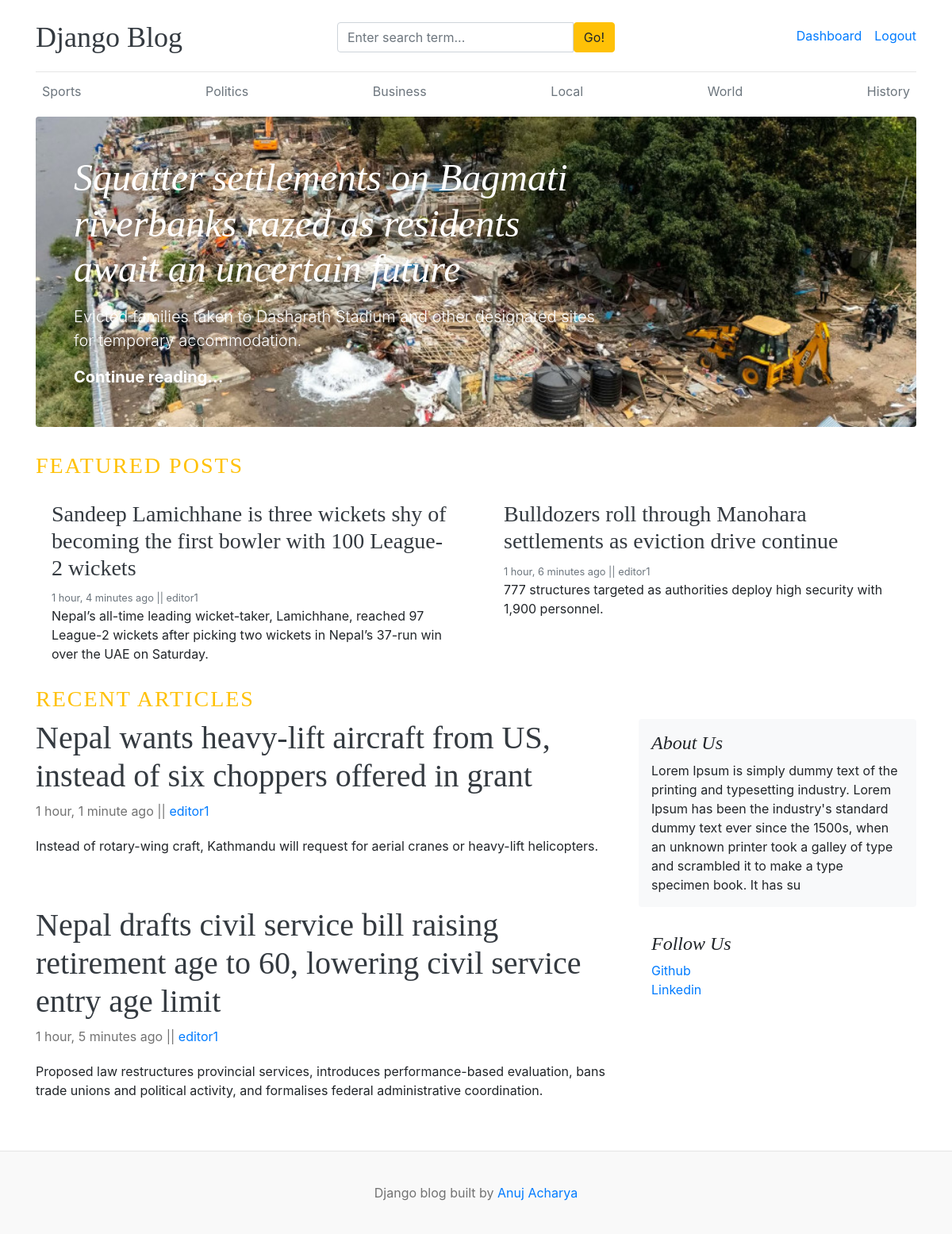
The app's page / (signed in) with its own data.
### blogs/models.py (models this page shows, shortened)
class Category(models.Model):
    category_name = models.CharField(max_length=100, unique=True)
    created_at = models.DateTimeField(auto_now_add=True)
    updated_at = models.DateTimeField(auto_now=True)
    class Meta:
        verbose_name_plural = 'categories'

class Blog(models.Model):
     title = models.CharField(max_length=100)
     slug = models.SlugField(max_length=150, unique=True, blank=True)
     category = models.ForeignKey(Category, on_delete=models.CASCADE)
     author = models.ForeignKey(User, on_delete=models.CASCADE)
     featured_image = models.ImageField(upload_to='uploads/')
     short_description = models.TextField(max_length=500)
     blog_body = models.TextField(max_length=6000)
     status= models.CharField(max_length=100, choices=STATUS_CHOICES , default="Draft")
     is_featured = models.BooleanField(default=False)
     created_at = models.DateTimeField(auto_now_add=True)
     updated_at = models.DateTimeField(auto_now=True)

### assignments/models.py (models this page shows, shortened)
class About(models.Model):
    about_heading = models.CharField(max_length=25)
    about_description = models.TextField(max_length=255)
    created_at = models.DateTimeField(auto_now_add=True)
    updated_at = models.DateTimeField(auto_now=True)
    class Meta:
        verbose_name_plural = 'About'

class SocialLink(models.Model):
    name = models.CharField(max_length=25)
    url = models.URLField(max_length=255)
    created_at = models.DateTimeField(auto_now_add=True)
    updated_at = models.DateTimeField(auto_now=True)

### blog_main/views.py (the view)
# urls.py: 2. Add a URL to urlpatterns:  path('', views.home, name='home')
def home(request):
    featured_post = Blog.objects.filter(is_featured = True, status = 'Published').order_by('-updated_at')
    post = Blog.objects.filter(is_featured = False, status = 'Published').order_by('-updated_at')
    try:
        about = About.objects.get()
    except:
        about = None
    context = {
        'featured_posts': featured_post,
        'posts': post,
        'about': about,
    }
    return render(request, 'home.html', context)

### blogs/context_processors.py (called while the page is built)
def get_categories(request):
    categories = Category.objects.all()
    return dict(categories  = categories)

def get_social_links(request):
    social_links = SocialLink.objects.all()
    return dict(social_links=social_links)

### templates/home.html
{% extends 'base.html' %}
{% block content %}
{% for post in featured_posts %}
{% if forloop.first %}
<div class="jumbotron p-3 p-md-5 text-white rounded bg-dark"
     style="background-image: url('{{ post.featured_image.url }}');
            background-size: cover;
            background-position: center;
            background-repeat: no-repeat;">
    <div class="col-md-8 px-0">
      <h1 class="display-4 font-italic">{{post.title}}</h1>
      <p class="lead my-3">{{post.short_description | truncatewords:25}}</p>
      <p class="lead mb-0"><a href="{% url 'blogs' post.slug %}" class="text-white font-weight-bold">Continue reading...</a></p>
    </div>
  </div>
  {% endif %}
{% endfor %}
<h3 class="text-uppercase text-warning" style="letter-spacing: 2px;">Featured Posts</h3>
  <div class="row mb-2">
    {% for post in featured_posts %}
    {% if not forloop.first %}
    <div class="col-md-6">
      <div class="card border-0" >
        <div class="card-body">
          <h3> <a href="{% url 'blogs' post.slug %}" class="text-dark"> {{post.title}}</a></h3>
          <small class="mb-1 text-muted">{{post.created_at | timesince}} ago    ||  {{post.author}}</small>
          <p class="card-text">{{post.short_description | truncatewords:25}}</p>
        </div>
      </div>
    </div>
    {% endif %}
       {% endfor %}
  </div>
  <main role="main" class="container p-0">
<h3 class="text-uppercase text-warning" style="letter-spacing: 2px;">Recent Articles</h3>
    <div class="row">
      <div class="col-md-8 blog-main">
{% for post in posts %}
        <div class="blog-post">
          <h2 class="blog-post-title"> <a href="{% url 'blogs' post.slug %}" class="text-dark">{{post.title}}</a>  </h2>
          <p class="blog-post-meta">{{post.created_at | timesince}} ago    ||   <a href="#">{{post.author}}</a></p>
<p>{{post.short_description| truncatewords:25 }}</p>
        </div>
        {% endfor %}
      </div>
      <aside class="col-md-4 blog-sidebar">
        <div class="p-3 mb-3 bg-light rounded">
          <h4 class="font-italic">{{ about.about_heading }}</h4>
          <p class="mb-0">{{ about.about_description }}</p>
        </div>
        {% if social_links %}
        <div class="p-3">
          <h4 class="font-italic">Follow Us</h4>
          <ol class="list-unstyled">
            {% for link in social_links %}
            <li><a href="{{ link.url }}" target="_blank">{{ link.name }}</a></li>
            {% endfor %}
          </ol>
        </div>
        {% endif %}
      </aside>
    </div>
  </main>
</div>
{% endblock  %}

### templates/base.html (shortened to what this page needs)
{% load static %}
<!DOCTYPE html>
<html lang="en">
<head>
    <link href="https://getbootstrap.com/docs/4.0/dist/css/bootstrap.min.css" rel="stylesheet">
    <link href="{% static 'css/blog.css' %}" rel="stylesheet">
    <link rel="stylesheet" href="https://cdnjs.cloudflare.com/ajax/libs/font-awesome/4.7.0/css/font-awesome.min.css">
  </head>
<body>
    <div class="container">
<header class="blog-header py-3">
        <div class="row flex-nowrap justify-content-between align-items-center">
          <div class="col-4 pt-1">
            <a class="blog-header-logo text-dark" href="/">Django Blog</a>
          </div>
            <div class="col-4 pt-1">
              <form action="{% url 'search'%}" method="get">
               <div class="input-group">
                        <input class="form-control" name="keyword" type="text" value="{{keyword}}" placeholder="Enter search term..." aria-label="Enter search term..." aria-describedby="button-search" />
                        <button type= "submit " class="btn btn-warning" id="button-search" type="button">Go!</button>
                    </div>
                    </form>
            </div>
            <div class="col-4 d-flex justify-content-end align-items-center">
            {% if not user.is_authenticated %}
            <a class="btn btn-sm btn-warning" href="{% url 'login'  %}">Login</a> &nbsp;
            <a class="btn btn-sm btn-outline-secondary" href="{% url 'register' %}">Register</a>
            {% else %}
                <span><a href="{% url 'dashboard' %}">Dashboard</a></span>
                <span><a href="{% url 'logout' %}">Logout</a></span>
            {% endif %}
          </div>
        </div>
      </header>
      <div class="nav-scroller py-1 mb-2">
        <nav class="nav d-flex justify-content-between">
          {% for i in categories %}
          <a class="p-2 text-muted" href="{% url 'post_by_category' i.id%}" >{{i.category_name}}</a>
          {% endfor %}
        </nav>
      </div>
{% block content %}
{% endblock %}
 <footer class="blog-footer">
  <p>Django blog built by <a href="#">Anuj Acharya</a></p>
</footer>
</body>
</html>

### static/css/blog.css (style rules this page uses)
.blog-header { border-bottom: 1px solid #e5e5e5; }
.blog-header-logo { font-family: "Playfair Display", Georgia, "Times New Roman", serif; font-size: 2.25rem; }
h1, h2, h3, h4, h5, h6 { font-family: "Playfair Display", Georgia, "Times New Roman", serif; }
.display-4 { font-size: 2.5rem; }
@media (min-width: 768px) { .display-4 { font-size: 3rem; } }
.blog-post { margin-bottom: 4rem; }
.blog-post-title { font-size: 2.5rem; }
.blog-post-meta { margin-bottom: 1.25rem; color: #727272; }
.blog-footer { padding: 2.5rem 0; color: #727272; text-align: center; background-color: #f9f9f9; border-top: .05rem solid #e5e5e5; }
.blog-footer p:last-child { margin-bottom: 0; }

### records on screen
Category: category_name "Sports"
Category: category_name "Politics"
Category: category_name "Business"
Category: category_name "Local"
Category: category_name "World"
Category: category_name "History"
Blog: featured_image (picture), title "Squatter settlements on Bagmati riverbanks razed as residents await an uncertain future", short_description "Evicted families taken to Dasharath Stadium and other designated sites for temporary accommodation."
Blog: title "Sandeep Lamichhane is three wickets shy of becoming the first bowler with 100 League-2 wickets", created_at "1 hour, 4 minutes", author "editor1", short_description "Nepal’s all-time leading wicket-taker, Lamichhane, reached 97 League-2 wickets after picking two wickets in Nepal’s 37-run win over the UAE on Saturday."
Blog: title "Bulldozers roll through Manohara settlements as eviction drive continue", created_at "1 hour, 6 minutes", author "editor1", short_description "777 structures targeted as authorities deploy high security with 1,900 personnel."
Blog: title "Nepal wants heavy-lift aircraft from US, instead of six choppers offered in grant", created_at "1 hour, 1 minute", author "editor1", short_description "Instead of rotary-wing craft, Kathmandu will request for aerial cranes or heavy-lift helicopters."
Blog: title "Nepal drafts civil service bill raising retirement age to 60, lowering civil service entry age limit", created_at "1 hour, 5 minutes", author "editor1", short_description "Proposed law restructures provincial services, introduces performance-based evaluation, bans trade unions and political activity, and formalises federal administrative coordination."
About: about_heading "About Us", about_description "Lorem Ipsum is simply dummy text of the printing and typesetting industry. Lorem Ipsum has been the industry's standard dummy text ever since the 1500s, when an unknown printer took a galley of type and scrambled it to make a type specimen book. It has su"
SocialLink: name "Github"
SocialLink: name "Linkedin"
